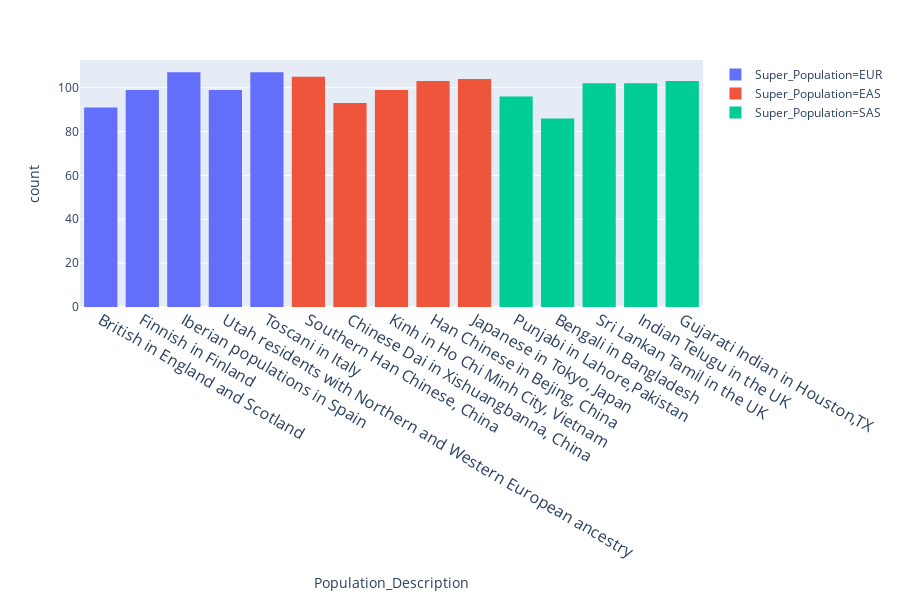

The code cell stored with this chart in its notebook:
### Code cell
fig = px.histogram(euras_df, x='Population_Description',
                    color = "Super_Population")
fig.update_xaxes(tickfont=dict(size=16))

# plotly.offline.plot(fig, filename='total_dist.html') 
fig.show()

### Figure 1 — Plotly figure (JSON) as saved in the notebook; plotly's stock layout.template omitted (floating-point values rounded to 4 significant figures; data arrays with more than 128 entries replaced by an {"elided": "..."} marker saying what was removed)
{"data": [{"alignmentgroup": "True", "bingroup": "x", "hoverlabel": {"namelength": 0}, "hovertemplate": "Super_Population=EUR<br>Population_Description=%{x}<br>count=%{y}", "legendgroup": "Super_Population=EUR", "marker": {"color": "#636efa"}, "name": "Super_Population=EUR", "offsetgroup": "Super_Population=EUR", "orientation": "v", "showlegend": true, "type": "histogram", "x": {"elided": "503 str values"}, "xaxis": "x", "yaxis": "y"}, {"alignmentgroup": "True", "bingroup": "x", "hoverlabel": {"namelength": 0}, "hovertemplate": "Super_Population=EAS<br>Population_Description=%{x}<br>count=%{y}", "legendgroup": "Super_Population=EAS", "marker": {"color": "#EF553B"}, "name": "Super_Population=EAS", "offsetgroup": "Super_Population=EAS", "orientation": "v", "showlegend": true, "type": "histogram", "x": {"elided": "504 str values"}, "xaxis": "x", "yaxis": "y"}, {"alignmentgroup": "True", "bingroup": "x", "hoverlabel": {"namelength": 0}, "hovertemplate": "Super_Population=SAS<br>Population_Description=%{x}<br>count=%{y}", "legendgroup": "Super_Population=SAS", "marker": {"color": "#00cc96"}, "name": "Super_Population=SAS", "offsetgroup": "Super_Population=SAS", "orientation": "v", "showlegend": true, "type": "histogram", "x": {"elided": "489 str values"}, "xaxis": "x", "yaxis": "y"}], "layout": {"barmode": "relative", "height": 600, "legend": {"tracegroupgap": 0}, "margin": {"t": 60}, "xaxis": {"anchor": "y", "domain": [0, 1], "tickfont": {"size": 16}, "title": {"text": "Population_Description"}}, "yaxis": {"anchor": "x", "domain": [0, 1], "title": {"text": "count"}}}}
